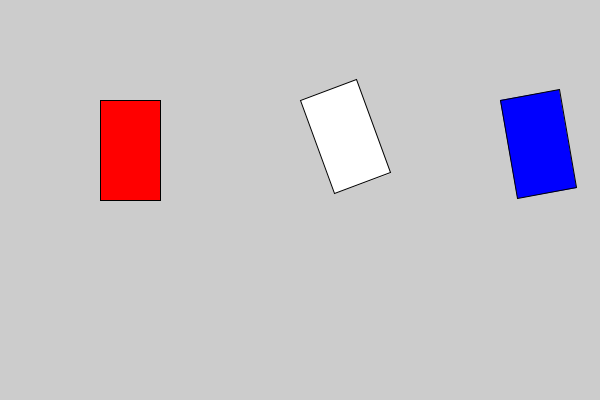
Frame 1 (no input)
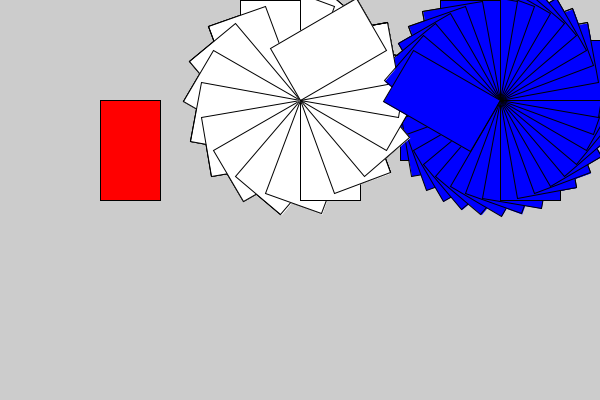
Frame 60 (the mouse pressed at the canvas centre just before this capture)
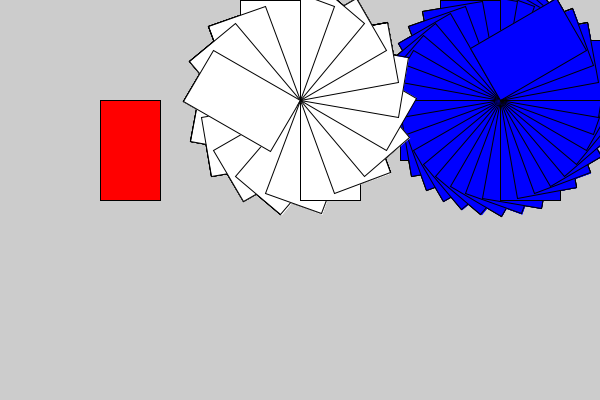
Frame 120 (the mouse held since frame 60 and released just before this capture)

The Processing sketch that drew these frames (run headless with seeded random() and noise(); from frame 60 on, the mouse is pressed at the canvas centre):

// Processing sketch: rotacion_intro1
// ── rotacion_intro1.pde
float rot;

void setup() {
  size(600, 400);
  rot = 0;
}

void draw() {
  rot -= 10;
  
  fill(255, 0, 0);
  rect(100, 100, 60, 100);

  pushMatrix();
  translate(300, 100);
  rotate( radians(rot*2) );
  fill(255);
  rect(0, 0, 60, 100);
  popMatrix();

  pushMatrix();
  translate(500, 100);
  rotate(radians(rot));
  fill(0,0,255);
  rect(0, 0, 60, 100);
  popMatrix();
}
